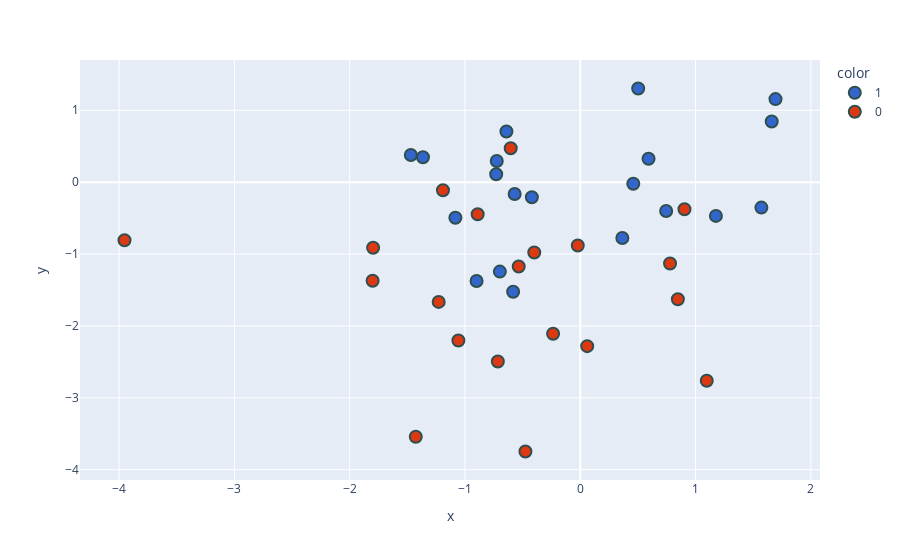

Here is the notebook cell this chart was saved with:
### Code cell
new_df['target'] = new_df['target'].astype('str')
fig = px.scatter(x=new_df['PC1'],
                 y=new_df['PC2'],
                 color=new_df['target'],
                 color_discrete_sequence=px.colors.qualitative.G10
                )

fig.update_traces(marker=dict(size=12,
                              line=dict(width=2,
                                        color='DarkSlateGrey')),
                  selector=dict(mode='markers'))
fig.show()

### Figure 1 — Plotly figure (JSON) as saved in the notebook; plotly's stock layout.template omitted (floating-point values rounded to 4 significant figures)
{"data": [{"hovertemplate": "color=1<br>x=%{x}<br>y=%{y}<extra></extra>", "legendgroup": "1", "marker": {"color": "#3366CC", "line": {"color": "DarkSlateGrey", "width": 2}, "size": 12, "symbol": "circle"}, "mode": "markers", "name": "1", "orientation": "v", "showlegend": true, "type": "scatter", "x": [-0.7244, -1.47, 0.5024, -0.5823, -0.6404, 0.7452, 1.693, -0.6974, 0.4599, -1.365, -0.8995, -1.083, 1.661, 0.3651, -0.5691, -0.7292, 0.5923, -0.4199, 1.571, 1.177], "xaxis": "x", "y": [0.2947, 0.3777, 1.303, -1.523, 0.7048, -0.4019, 1.155, -1.244, -0.0223, 0.3468, -1.374, -0.4946, 0.8437, -0.7756, -0.1641, 0.1112, 0.3251, -0.2097, -0.3539, -0.4691], "yaxis": "y"}, {"hovertemplate": "color=0<br>x=%{x}<br>y=%{y}<extra></extra>", "legendgroup": "0", "marker": {"color": "#DC3912", "line": {"color": "DarkSlateGrey", "width": 2}, "size": 12, "symbol": "circle"}, "mode": "markers", "name": "0", "orientation": "v", "showlegend": true, "type": "scatter", "x": [-0.2356, 0.06013, -3.953, -0.7149, -1.801, -0.399, -0.5339, -1.427, 1.097, -1.797, -1.228, -1.057, -0.6035, -0.4757, 0.7787, -0.89, 0.9039, 0.8467, -0.02163, -1.191], "xaxis": "x", "y": [-2.108, -2.281, -0.8073, -2.494, -1.371, -0.9779, -1.173, -3.541, -2.763, -0.9126, -1.665, -2.203, 0.4728, -3.747, -1.132, -0.4455, -0.3758, -1.628, -0.8798, -0.1114], "yaxis": "y"}], "layout": {"legend": {"title": {"text": "color"}, "tracegroupgap": 0}, "margin": {"t": 60}, "xaxis": {"anchor": "y", "domain": [0, 1], "title": {"text": "x"}}, "yaxis": {"anchor": "x", "domain": [0, 1], "title": {"text": "y"}}}}
